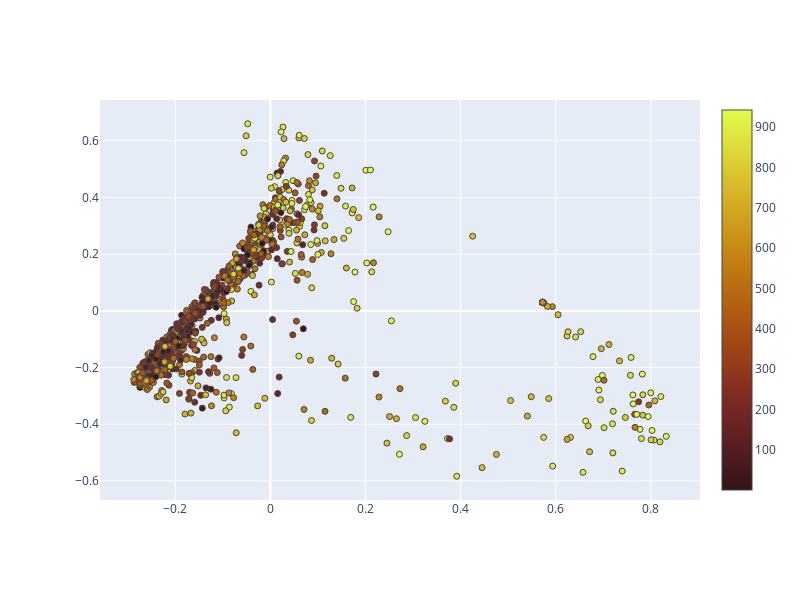
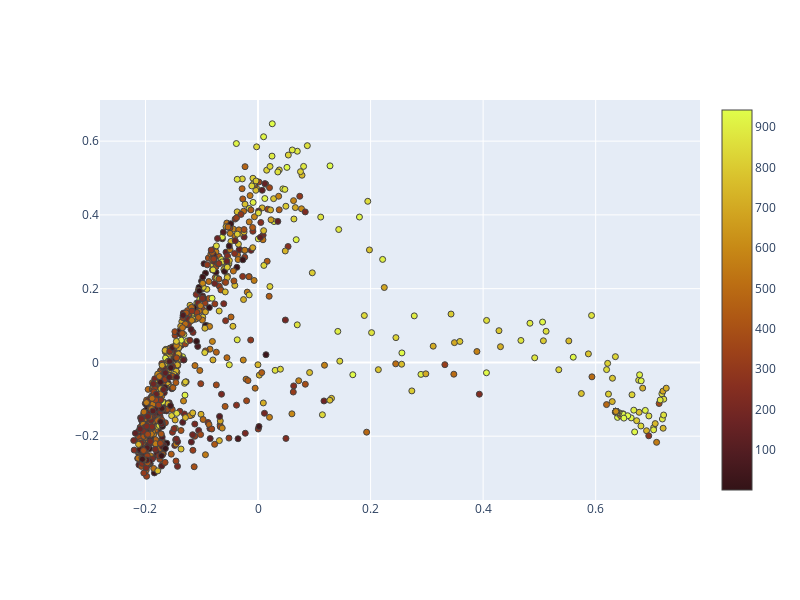
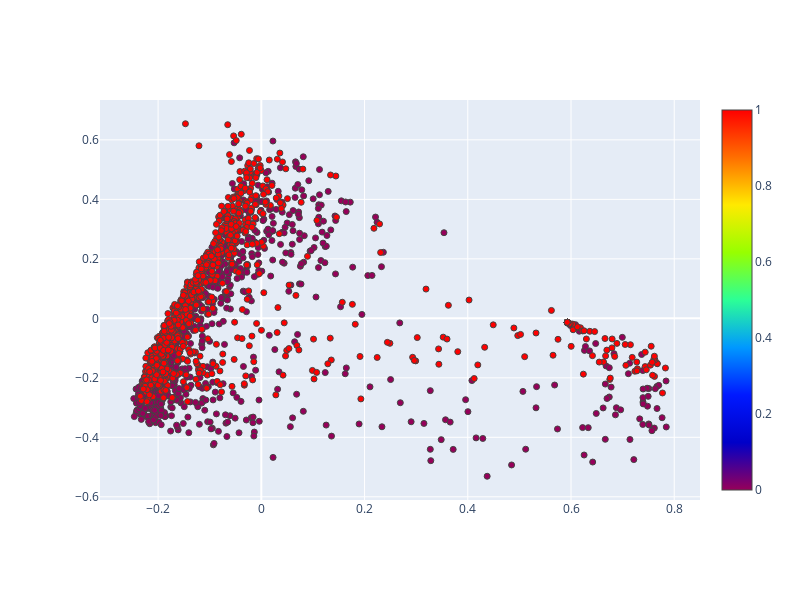

Notebook source saved alongside these figures, in order:
### Code cell
from node2vec2rank.visualization_utils import dim_reduction, plot_embeddings

algorithm = 'pca'
n_components = 2

first_embeddings = model.node_embeddings[0]
second_embeddings = model.node_embeddings[1]
concat_embeddings = np.append(first_embeddings, second_embeddings, axis=0)


first_embeddings_red = dim_reduction(first_embeddings[:,:6], algorithm=algorithm, n_components=n_components)
second_embeddings_red = dim_reduction(second_embeddings[:,:6], algorithm=algorithm, n_components=n_components)
concat_embeddings_red = dim_reduction(concat_embeddings[:,:6], algorithm=algorithm, n_components=n_components)


plot_embeddings(first_embeddings_red, color_type='numeric', color = n2v2r_borda_ranking_pd.loc[total_genes,'borda_ranks'], names=node_names)
plot_embeddings(second_embeddings_red, color_type='numeric', color = n2v2r_borda_ranking_pd.loc[total_genes,'borda_ranks'], names=node_names)

num_nodes = first_embeddings_red.shape[0]
color_one = np.zeros(num_nodes)
color_two = np.ones(num_nodes)
color_concat = np.append(color_one, color_two, axis=0)

plot_embeddings(concat_embeddings_red, color=color_concat, names = np.append(node_names,node_names))

### Figure 1 — Plotly figure (JSON) as saved in the notebook; plotly's stock layout.template omitted (floating-point values rounded to 4 significant figures; data arrays with more than 128 entries replaced by an {"elided": "..."} marker saying what was removed)
{"data": [{"hovertemplate": "<b>(%{x},%{y})</b><br><b>%{text}</b><extra></extra>", "marker": {"color": {"elided": "942 int values"}, "colorscale": [[0, "rgb(51, 19, 23)"], [0.09091, "rgb(79, 28, 33)"], [0.1818, "rgb(108, 36, 36)"], [0.2727, "rgb(135, 47, 32)"], [0.3636, "rgb(157, 66, 25)"], [0.4545, "rgb(174, 88, 20)"], [0.5455, "rgb(188, 111, 19)"], [0.6364, "rgb(199, 137, 22)"], [0.7273, "rgb(209, 164, 32)"], [0.8182, "rgb(217, 192, 44)"], [0.9091, "rgb(222, 222, 59)"], [1, "rgb(224, 253, 74)"]], "line": {"width": 1}, "showscale": true, "size": 6}, "mode": "markers", "text": {"elided": "942 str values"}, "type": "scatter", "x": {"elided": "942 float values"}, "y": {"elided": "942 float values"}}], "layout": {"height": 600, "margin": {"b": 100, "l": 100, "r": 100, "t": 100}, "width": 800}}

### Figure 2 — Plotly figure (JSON) as saved in the notebook; plotly's stock layout.template omitted (floating-point values rounded to 4 significant figures; data arrays with more than 128 entries replaced by an {"elided": "..."} marker saying what was removed)
{"data": [{"hovertemplate": "<b>(%{x},%{y})</b><br><b>%{text}</b><extra></extra>", "marker": {"color": {"elided": "942 int values"}, "colorscale": [[0, "rgb(51, 19, 23)"], [0.09091, "rgb(79, 28, 33)"], [0.1818, "rgb(108, 36, 36)"], [0.2727, "rgb(135, 47, 32)"], [0.3636, "rgb(157, 66, 25)"], [0.4545, "rgb(174, 88, 20)"], [0.5455, "rgb(188, 111, 19)"], [0.6364, "rgb(199, 137, 22)"], [0.7273, "rgb(209, 164, 32)"], [0.8182, "rgb(217, 192, 44)"], [0.9091, "rgb(222, 222, 59)"], [1, "rgb(224, 253, 74)"]], "line": {"width": 1}, "showscale": true, "size": 6}, "mode": "markers", "text": {"elided": "942 str values"}, "type": "scatter", "x": {"elided": "942 float values"}, "y": {"elided": "942 float values"}}], "layout": {"height": 600, "margin": {"b": 100, "l": 100, "r": 100, "t": 100}, "width": 800}}

### Figure 3 — Plotly figure (JSON) as saved in the notebook; plotly's stock layout.template omitted (floating-point values rounded to 4 significant figures; data arrays with more than 128 entries replaced by an {"elided": "..."} marker saying what was removed)
{"data": [{"hovertemplate": "<b>(%{x},%{y})</b><br><b>%{text}</b><extra></extra>", "marker": {"color": {"elided": "1884 int values"}, "colorscale": [[0, "rgb(150,0,90)"], [0.125, "rgb(0,0,200)"], [0.25, "rgb(0,25,255)"], [0.375, "rgb(0,152,255)"], [0.5, "rgb(44,255,150)"], [0.625, "rgb(151,255,0)"], [0.75, "rgb(255,234,0)"], [0.875, "rgb(255,111,0)"], [1, "rgb(255,0,0)"]], "line": {"width": 1}, "showscale": true, "size": 6}, "mode": "markers", "text": {"elided": "1884 str values"}, "type": "scatter", "x": {"elided": "1884 float values"}, "y": {"elided": "1884 float values"}}], "layout": {"height": 600, "margin": {"b": 100, "l": 100, "r": 100, "t": 100}, "width": 800}}
